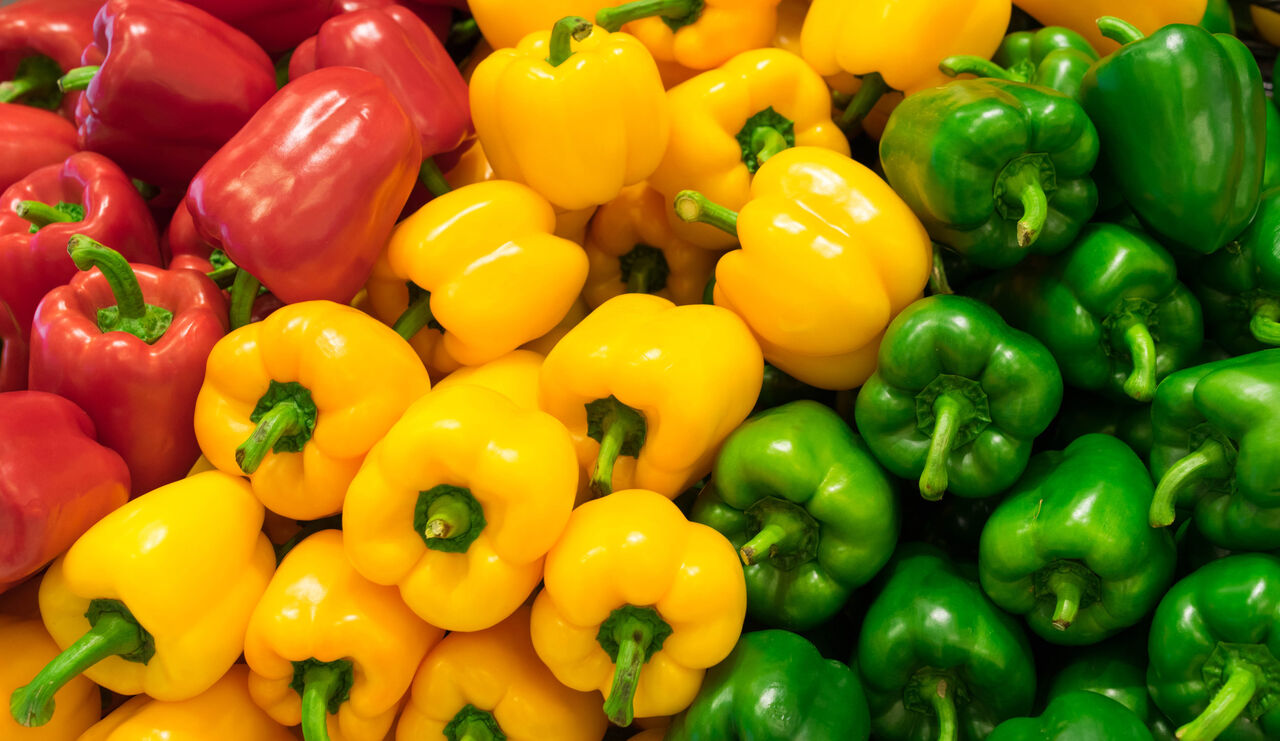
#> input picture images/felfel-dolme.jpg, 1280 x 741 px
$ python main.py
#> lines starting #> are read from the running program, lines starting #| are printed output that depends on the picture
import cv2 as cv
import numpy as np
from matplotlib import pyplot as plt
from sklearn.cluster import KMeans

# read image
original_img = cv.imread("../images/felfel-dolme.jpg")
#> original_img is the input picture: shape (741, 1280, 3); mean B, G, R 12.6, 114.7, 145.2

# reshape to a list of pixels
flat_img = original_img.reshape((-1, 3))

# using kmeans algorithm to cluster pixels
number_of_cluster = 5
kmeans = KMeans(n_clusters=number_of_cluster)
kmeans.fit(flat_img)

# the cluster center out are dominant color
cluster_center = kmeans.cluster_centers_
dominant_color = np.array(cluster_center, dtype=np.uint8)

# put percent of cluster to total pixels
percentage = np.bincount(kmeans.labels_) / len(flat_img)
#> percentage = [0.138, 0.342, 0.098, 0.157, 0.265]
percentage_and_color = sorted(zip(percentage, dominant_color), reverse=True)
#> percentage_and_color = [(0.342, [9, 183, 246]), (0.265, [2, 62, 16]), (0.157, [36, 78, 209]), (0.138, [12, 142, 80]), (0.098, [13, 35, 129])]

# show dominant colors
block = np.ones((50,50,3),dtype='uint')
plt.figure(figsize=(12,8))
for i in range(number_of_cluster):
    plt.subplot(1,number_of_cluster,i+1)
    block[:] = percentage_and_color[i][1][::-1]
    plt.imshow(block)
    plt.xticks([])
    plt.yticks([])
    plt.xlabel(str(round(percentage_and_color[i][0]*100,2))+'%')
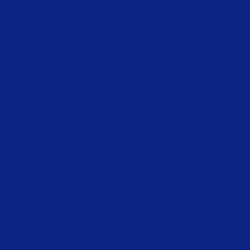
#> block: shape (50, 50, 3) uint64 (shown 5 times larger); mean of channels 0, 1, 2 129, 35, 13; drawn as B, G, R
plt.show()
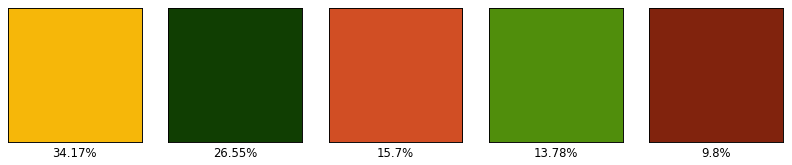
#> figure drawn by matplotlib, 5 panels
